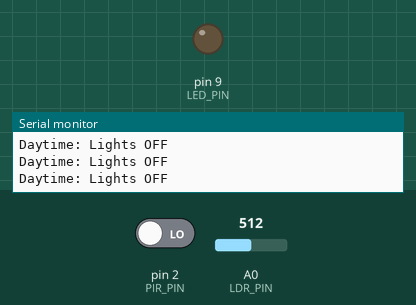
Recording of a sketch running on a simulated Arduino Uno, built with avr-gcc and run on an emulated ATmega328P. Parts: output pins drawn as LEDs (lit = HIGH), the last lines printed to the serial monitor. The test bench sets the inputs (shaded band); at power-on: A0 (LDR_PIN) = 512, pin 2 (PIR_PIN) LOW.

Above: at 1.2 s.
1.3 s: A0 (LDR_PIN) set to 412
2.8 s: A0 (LDR_PIN) set to 388
At 3.2 s:
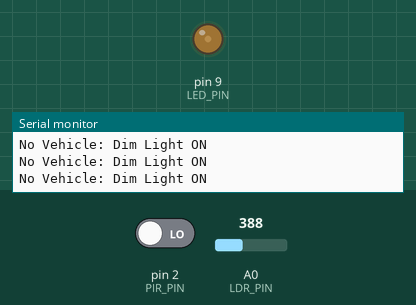
4.3 s: pin 2 (PIR_PIN) driven HIGH
At 4.6 s:
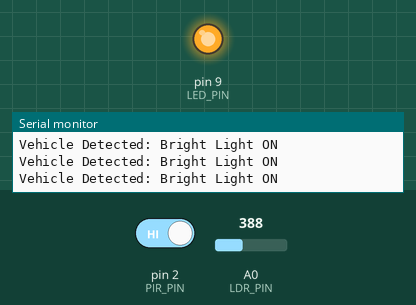
Timing chart, 0 to 7.3 s (numbered marks = the images above; inputs shaded):
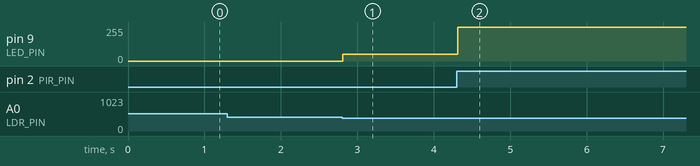

Measured:
- the behaviour switches between 400 and 399 on A0 (LDR_PIN) (found by bisection; images 0 and 1)
- after the input at 2.8 s, pin 9 (LED_PIN): 0/255 → 50/255 at once
- after the input at 4.3 s, pin 9 (LED_PIN): 50/255 → 255/255 at once

The sketch:

main_code.ino
```cpp
// Vehicle Movement-Based Street Lighting System

#define PIR_PIN 2         // PIR Motion Sensor pin
#define LDR_PIN A0        // LDR sensor analog pin
#define LED_PIN 9         // LED/streetlight connected to PWM pin
#define THRESHOLD 400     // LDR threshold for darkness detection (tweak if needed)
#define LIGHT_DURATION 30000 // Time in ms to keep light on after motion (30 seconds)

unsigned long lastMotionTime = 0;
bool motionDetected = false;

void setup() {
  pinMode(PIR_PIN, INPUT);
  pinMode(LED_PIN, OUTPUT);
  Serial.begin(9600);
}

void loop() {
  int ldrValue = analogRead(LDR_PIN);
  int pirState = digitalRead(PIR_PIN);
  unsigned long currentTime = millis();

  // Check for darkness
  if (ldrValue < THRESHOLD) {
    if (pirState == HIGH) {
      // Motion detected
      analogWrite(LED_PIN, 255);  // Full brightness
      lastMotionTime = currentTime;
      motionDetected = true;
      Serial.println("Vehicle Detected: Bright Light ON");
    } else if (motionDetected && (currentTime - lastMotionTime <= LIGHT_DURATION)) {
      // Maintain brightness for a short time after motion
      analogWrite(LED_PIN, 255);
    } else {
      // Dim light when no motion
      analogWrite(LED_PIN, 50); // Minimum intensity
      motionDetected = false;
      Serial.println("No Vehicle: Dim Light ON");
    }
  } else {
    // Daytime - turn lights off
    analogWrite(LED_PIN, 0);
    Serial.println("Daytime: Lights OFF");
  }

  delay(100);
}
```
